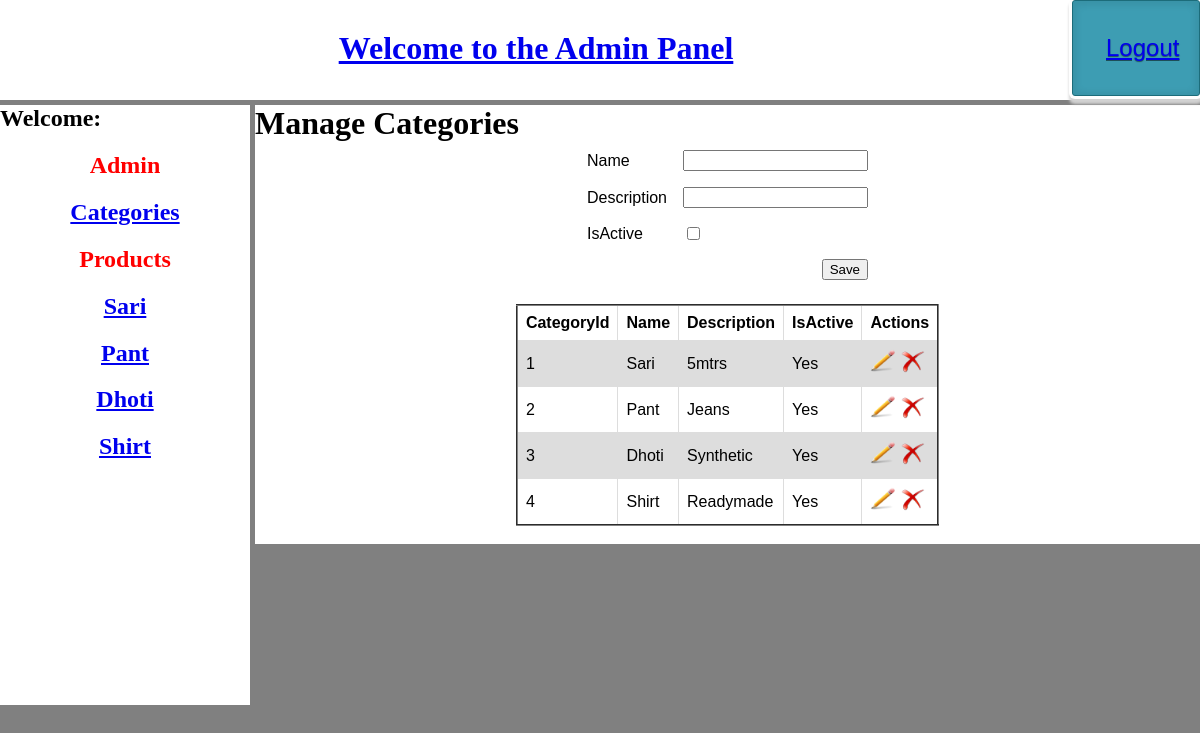
/views/category_view.php (signed in), run on the app's committed database.
### tables this page shows
CREATE TABLE `category` (
  `CategoryId` int(11) NOT NULL,
  `Name` varchar(255) DEFAULT NULL,
  `Description` text,
  `IsActive` int(2) DEFAULT NULL
);

### models/category_model.php (called while the page is built, shortened)
<?php
class category_model {
	function viewCategory() {
		$sql = 'SELECT * FROM category';
		$result = mysql_query($sql);
		if (mysql_num_rows($result) > 0) {
			$rows = array();
			while($row = mysql_fetch_assoc($result)) {
				$rows[$row['CategoryId']] = $row;
			}
			return $rows;
		} else {
			return 0;
		}
	}
}
?>

### controllers/category.php (called while the page is built, shortened)
<?php
include_once '../models/category_model.php';
class CategoryController {
    private $categoryModel;
    public function __construct()
    {
        $this->categoryModel = new category_model();
        $this->id = (isset($_GET['id']) && $_GET['id'] > 0) ? $_GET['id'] : 0;
    }
    public function getCategory() {
        $categoryList = $this->categoryModel->viewCategory();
        return $categoryList;
    }
}

### views/category_view.php (the view, shortened to what this page needs)
<?php
    include_once '../controllers/category.php';
	$categoryController = new CategoryController();
	$categoryList = $categoryController->getCategory();
    $id = $categoryController->id;
?>
<html>
	<head>
		<link rel="stylesheet" href="../web/css/admin_style.css" />
	</head>
	<body>
    <?php
    include_once     '../header.php';
    include_once '../sidebar.php';
    ?>
		<div id="content">
			<h1>Manage Categories</h1>
			<form enctype="multipart/form-data" method="post" name="updateCategory" action="<?php echo BASE_URL; ?>views/category_view.php?action=update&id=<?php echo $id; ?>">
			<table id='formView' border="0" align="center">
				<tr>
					<td>Name</td>
					<td><input type="text" name="Name" value="<?php echo $id ? $categoryList[$id]['Name'] : ''; ?>"></td>
				</tr>
				<tr>
					<td>Description</td>
					<td><input type="text" name="Description" value="<?php echo $id ? $categoryList[$id]['Description'] : ''; ?>"></td>
				</tr>
				<tr>
					<td>IsActive</td>
					<td><input type="checkbox" name="IsActive" <?php echo ($id && $categoryList[$id]['IsActive']) ? 'checked="checked"' : ''; ?>></td>
				</tr>
				<tr>
					<td></td>
					<td align="right" style="float:right;"><input type="submit" name="save" value="Save"></td>
				</tr>
			</table>
			</form>
			<table id='listView' width="1000" border="2" align="center">
				<tr>
					<th>CategoryId</th>
					<th>Name</th>
					<th>Description</th>
					<th>IsActive</th>
					<th>Actions</th>
				</tr>
				<?php
					if ($categoryList!= NULL){
						foreach($categoryList as $categoryValue) {
							?>
							<tr>
								<td><?php echo $categoryValue['CategoryId'];?></td>
								<td><?php echo $categoryValue['Name'];?></td>
								<td><?php echo $categoryValue['Description'];?></td>
								<td><?php echo $categoryValue['IsActive'] ? 'Yes' : 'No' ;?></td>
								<td>
									<a href="category_view.php?id=<?php echo $categoryValue['CategoryId']; ?>">
										<img src="../web/images/admin/Edit.png" height="25px" width="25px"></a>
									<a onclick="return checkDelete(<?php echo $categoryValue['CategoryId']; ?>);" style="cursor: pointer;">
										<img src="../web/images/admin/DeleteRed.png" height="25px" width="25px">
									</a>
								</td>
							</tr>
						<?php
						}
					}
				?>
			</table>
			<br>
		</div>
	</body>
</html>

### sidebar.php (shortened to what this page needs)
<?php
include_once 'models/category_model.php';
$categoryModel = new category_model();
$categoryList = $categoryModel->viewCategory();
?>
<div id="sidebar">
	<b><font size="5">Welcome:</font></b><h2>Admin</h2>
	<h2><a href="<?php echo BASE_URL; ?>views/category_view.php">Categories</a></h2>
	<h2>Products</h2>
	<?php
			foreach ($categoryList as $value){
				echo '<h2>';
					echo '<a href="'.BASE_URL.'views/product_view.php?CategoryId='.$value['CategoryId'].'">';
						echo $value['Name'];
					echo '</a>';
				echo '</h2>';
			}
		?>
</div>

### web/css/admin_style.css (style rules this page uses)
body { background:gray; padding:0; margin:0; width: 100%; }
#sidebar { width:250px; float:left; background:white; border-right:5px solid gray; height:600px; }
#sidebar h2 { text-align:center; font-size:1.5em; color:red; }
#content h1 { margin:0; }
table { font-family: arial, sans-serif; border-collapse: collapse; width: auto; }
#content { background:white; }
td, th { border: 1px solid #dddddd; text-align: left; padding: 8px; }
form td { border: 0px; }
input[type="submit"] { cursor: pointer; }
#listView tr:nth-child(even) { background-color: #dddddd; }

### data on the page
category: Name "Sari", CategoryId "1", Description "5mtrs", IsActive "Yes"
category: Name "Pant", CategoryId "2", Description "Jeans", IsActive "Yes"
category: Name "Dhoti", CategoryId "3", Description "Synthetic", IsActive "Yes"
category: Name "Shirt", CategoryId "4", Description "Readymade", IsActive "Yes"

### other printed values
$login_link_name "Logout"
